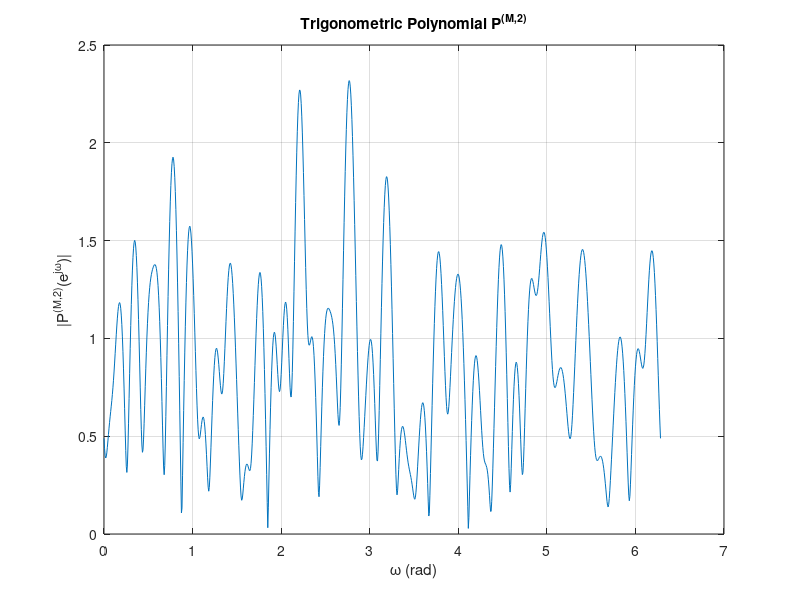

Write MATLAB code to recreate this figure.

%  Set the matrix dimension
M = 50;


A = randn(M) + 1j * randn(M);
Rxx = (A * A') / M;

% Perform eigen-decomposition of Rxx
[V, D] = eig(Rxx);

%  Sort eigenvalues in descending order (largest first)
[~, idx] = sort(diag(D), 'descend');
V = V(:, idx);
D = D(idx, idx);

%  Extract noise-subspace eigenvectors 
noiseVecs = V(:, 2:M);

% Create a frequency grid 
numFreqs = 1000;
omega = linspace(0, 2*pi, numFreqs);

% Compute each trigonometric polynomial
P = zeros(M-1, numFreqs);
for mIndex = 1:(M-1)
    nm = noiseVecs(:, mIndex);         
    for k = 1:numFreqs
        w = omega(k);
        steering = exp(-1j * (0:(M-1))' * w);  
        P(mIndex, k) = steering' * nm;        
    end
end


figure;
plot(omega, abs(P(1, :)));
xlabel('\omega (rad)');
ylabel('|P^{(M,2)}(e^{j\omega})|');
title('Trigonometric Polynomial P^{(M,2)}');
grid on;
